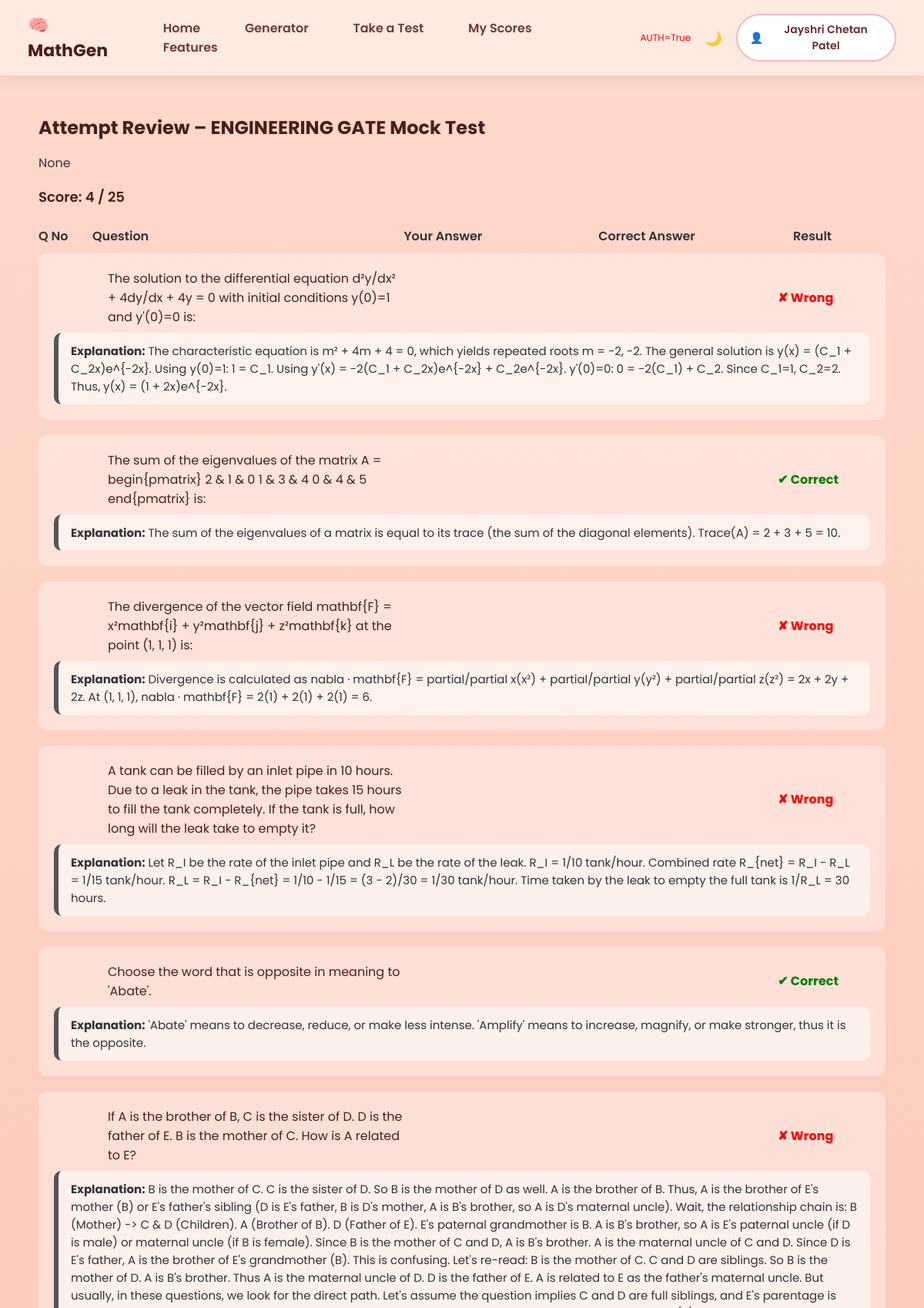
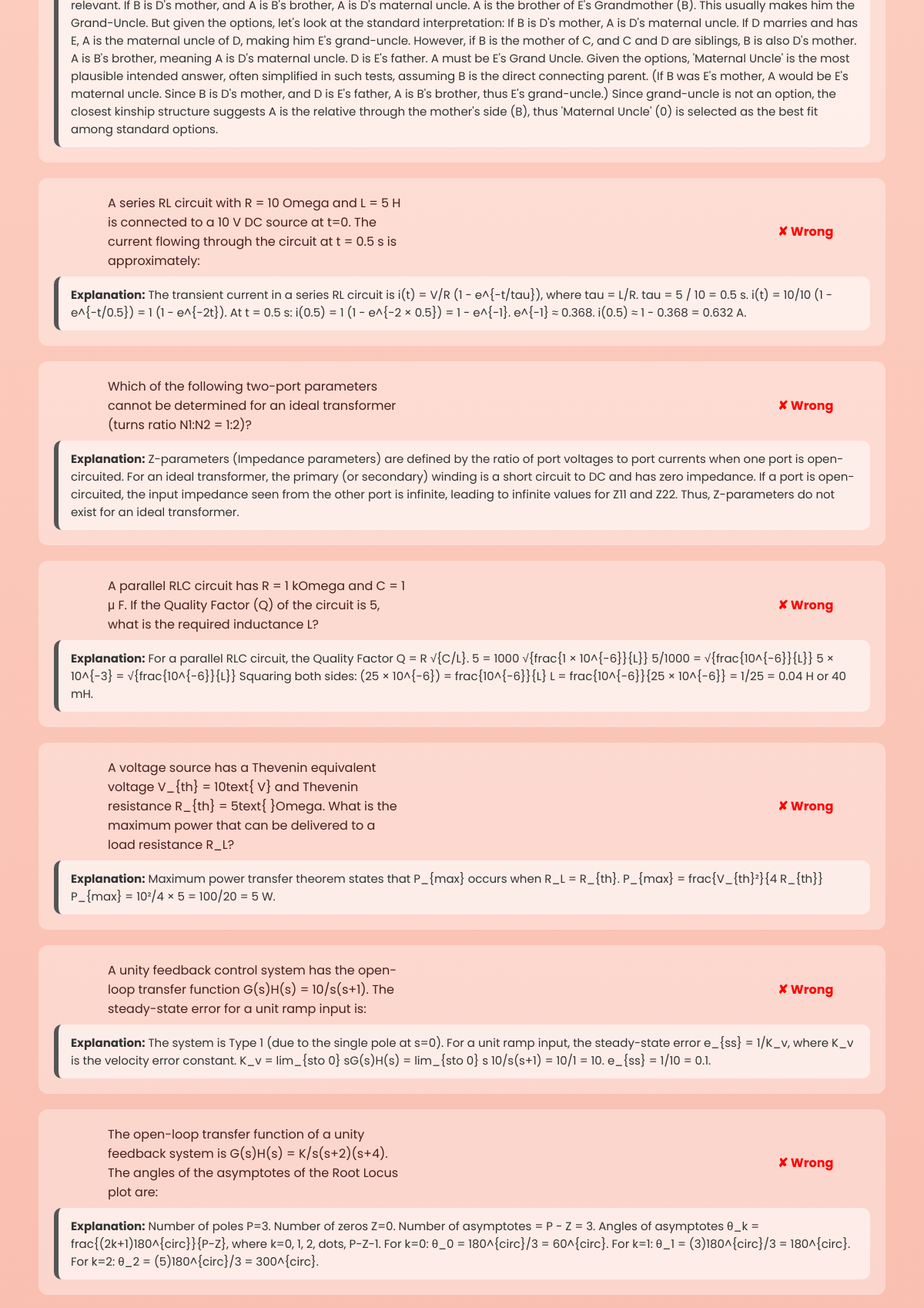
/review/3 (signed in, upper part), run on the app's committed database (2 pictures, top to bottom).
### server.py (models this page shows, shortened)
class User(UserMixin, db.Model):
    id = db.Column(db.Integer, primary_key=True)
    name = db.Column(db.String(100), nullable=False)
    email = db.Column(db.String(120), unique=True, nullable=False)
    country_code = db.Column(db.String(5), nullable=False, default="+91")  # ✅ ADD
    phone_number = db.Column(db.String(30), unique=True, nullable=True)
    grade = db.Column(db.Integer, nullable=True)
    password_hash = db.Column(db.String(256), nullable=True)
    age = db.Column(db.Integer, nullable=True)
    city = db.Column(db.String(100), nullable=True)
    postal_code = db.Column(db.String(20), nullable=True)
    timezone = db.Column(db.String(50), nullable=True)
    whatsapp_consent = db.Column(db.Boolean, default=False)
    newsletter_consent = db.Column(db.Boolean, default=False)
    board = db.Column(db.String(50), nullable=True)
    profile_completed = db.Column(db.Boolean, default=False)
    dob = db.Column(db.Date, nullable=True)

class MockTest(db.Model):
    __tablename__ = "mock_test"
    id = db.Column(db.Integer, primary_key=True)
    title = db.Column(db.String(255))
    description = db.Column(db.Text)
    category = db.Column(db.String(50))
    duration_minutes = db.Column(db.Integer)

class MockAttempt(db.Model):
    __tablename__ = "mock_attempt"
    id = db.Column(db.Integer, primary_key=True)
    user_id = db.Column(db.Integer, db.ForeignKey("user.id"), nullable=False)
    test_id = db.Column(db.Integer, db.ForeignKey("mock_test.id"), nullable=False)
    score = db.Column(db.Integer, default=0)
    total = db.Column(db.Integer, default=0)
    created_at = db.Column(db.DateTime, default=datetime.utcnow)
    test = db.relationship("MockTest")  # ✅ ADD THIS LINE

class MockQuestion(db.Model):
    __tablename__ = "mock_question"
    id = db.Column(db.Integer, primary_key=True)
    test_id = db.Column(db.Integer, db.ForeignKey("mock_test.id"), nullable=False)
    qno = db.Column(db.Integer)
    question_text = db.Column(db.Text)
    options_json = db.Column(db.Text)
    correct_option_index = db.Column(db.Integer)
    explanation = db.Column(db.Text)
    def options(self):
        return json.loads(self.options_json)
    @property
    def correct_option(self):
        return self.options()[self.correct_option_index]

### server.py (the view)
@app.route("/review/<int:attempt_id>")
@login_required
def review_attempt(attempt_id):
    attempt = MockAttempt.query.get_or_404(attempt_id)
    if attempt.user_id != current_user.id:
        flash("Not allowed", "danger")
        return redirect(url_for("my_scores"))
    test = MockTest.query.get(attempt.test_id)
    questions = MockQuestion.query.filter_by(test_id=test.id).order_by(MockQuestion.qno).all()
    answers = {a.question_id: a.selected_option for a in attempt.answers}
    rows = []
    for q in questions:
        selected = answers.get(q.id)
        rows.append({
    "qno": q.qno,
    "question": clean_ai_text(q.question_text),
    "options": [clean_ai_text(o) for o in q.options()],
    "correct": clean_ai_text(q.correct_option),
    "selected": selected,
    "is_correct": selected == q.correct_option_index,
    "explanation": clean_ai_text(q.explanation)
})
    return render_template("review.html", rows=rows, attempt=attempt, test=test)

### server.py (called while the page is built)
@app.context_processor
def inject_now():
    return {'now': datetime.now}

@login_manager.user_loader
def load_user(user_id):
    return User.query.get(int(user_id))

### templates/review.html (shortened to what this page needs)
{% extends "base.html" %}
{% block content %}
<div class="container" style="max-width:1100px; padding-top:30px;">
    <h2 style="font-weight:700; margin-bottom:5px;">
        Attempt Review – {{ attempt.test.title }}
    </h2>
    <p style="font-size:16px; color:#333; margin-bottom:15px;">
        {{ attempt.test.description }}
    </p>
    <p style="font-size:18px; font-weight:600; margin-bottom:25px;">
        Score: {{ attempt.score }} / {{ attempt.total }}
    </p>
    <div style="
        display:grid;
        grid-template-columns: 70px 1.6fr 1fr 1fr 120px;
        font-weight:600;
        margin-bottom:10px;
        color:#333;
    ">
        <div>Q No</div>
        <div>Question</div>
        <div>Your Answer</div>
        <div>Correct Answer</div>
        <div>Result</div>
    </div>
    {% for r in rows %}
    <div style="
        background: rgba(255,255,255,0.34);
        padding:20px;
        border-radius:12px;
        margin-bottom:20px;
    ">
        <div style="
            display:grid;
            grid-template-columns: 70px 1.6fr 1fr 1fr 120px;
            align-items:center;
            margin-bottom:8px;
        ">
            <div>
                {{ r.question }}
            </div>
            <div>
                {% if r.is_correct %}
                    <span style="color:green; font-weight:700;">✔ Correct</span>
                {% else %}
                    <span style="color:red; font-weight:700;">✘ Wrong</span>
                {% endif %}
            </div>
        </div>
        <div style="
            margin-top:8px;
            background: rgba(255,255,255,0.55);
            padding:12px 16px;
            border-left:6px solid #555;
            border-radius:10px;
            font-size:15px;
            color:#333;
        ">
            <strong>Explanation:</strong> {{ r.explanation }}
        </div>
    </div>
    {% endfor %}
</div>
{% endblock %}

### templates/base.html (shortened to what this page needs)
<!DOCTYPE html>
<html lang="en">
<head>
</head>
<body>
<div class="navbar">
    <div class="logo">🧠 MathGen</div>
    <nav class="nav-links">
    <a href="{{ url_for('landing_page') }}"
       class="{% if request.endpoint == 'landing_page' %}active{% endif %}">
        Home
    </a>
    <a href="{{ url_for('generate_worksheet') }}"
   class="nav-link {% if request.endpoint == 'generate_worksheet' %}active{% endif %}">
    Generator
</a>
    <a href="{{ url_for('job_exams') }}"
       class="{% if request.endpoint == 'job_exams' %}active{% endif %}">
        Take a Test
    </a>
    <a href="{{ url_for('my_scores') }}"
       class="{% if request.endpoint == 'my_scores' %}active{% endif %}">
        My Scores
    </a>
    <a href="{{ url_for('features') }}"
       class="{% if request.endpoint == 'features' %}active{% endif %}">
        Features
    </a>
</nav>
    <div class="nav-right">
        <span style="color:red;font-size:12px;">
AUTH={{ current_user.is_authenticated }}
</span>
    <div class="dark-toggle" onclick="toggleDark()">🌙</div>
    {% if current_user.is_authenticated %}
        <div class="profile" id="profileBox">
           <button type="button" class="profile-btn" onclick="toggleProfile()">
    👤 <span>{{ current_user.name }}</span>
</button>
        </div>
    {% else %}
        <a href="#" id="loginBtn">Login</a>
        <a href="{{ url_for('register') }}">Sign Up</a>
    {% endif %}
</div>
</div>
{% block content %}{% endblock %}
</body>
</html>

### templates/base.html (style rules this page uses)
* { box-sizing: border-box; font-family: 'Poppins', sans-serif; }
body { margin: 0; background: linear-gradient(180deg, #ffd9cc, #f4a99a); color: #4b1e1e; transition: background 0.3s, color 0.3s; }
.navbar { background: rgba(255, 235, 225, 0.95); padding: 16px 36px; display: flex; justify-content: space-between; align-items: center; box-shadow: 0 6px 20px rgba(0,0,0,0.08); position: sticky; top: 0; z-index: 1000; }
.logo { font-size: 22px; font-weight: 700; display: flex; align-items: center; gap: 8px; }
.nav-links a { margin-left: 26px; text-decoration: none; font-weight: 500; color: inherit; }
.nav-right { display: flex; align-items: center; gap: 18px; }
.profile { position: relative; }
.profile-btn { display: flex; align-items: center; gap: 8px; padding: 8px 16px; border-radius: 999px; background: #fff; border: 2px solid #f2b8c6; font-size: 14px; font-weight: 600; color: #6b2b2b; cursor: pointer; outline: none; transition: all 0.25s ease; }
.profile-btn { appearance: none; -webkit-appearance: none; }
.dark-toggle { cursor: pointer; font-size: 18px; }
.container { max-width: 1200px; margin: auto; }
.navbar a { position: relative; padding: 8px 14px; font-weight: 600; color: #6b3a3a; text-decoration: none; transition: all 0.3s ease; }

### data on the page
User: name "Jayshri Chetan Patel"
MockTest: test "ENGINEERING GATE Mock Test", test.description "None"
MockAttempt: score "4", total "25"
MockQuestion: question "The solution to the differential equation d²y/dx² + 4dy/dx + 4y = 0 with initial conditions y(0)=1 and y'(0)=0 is:", shows "✘ Wrong", explanation "The characteristic equation is m² + 4m + 4 = 0, which yields repeated roots m = -2, -2. The general solution is y(x) = (C_1 + C_2x)e^{-2x}. Using y(0)=1: 1 = C_1. Using y'(x) = -2(C_1 + C_2x)e^{-2x} + C_2e^{-2x}. y'(0)=0: 0 = -2(C_1) + C_2. Since C_1=1, C_2=2. Thus, y(x) = (1 + 2x)e^{-2x}."
MockQuestion: question "The sum of the eigenvalues of the matrix A = begin{pmatrix} 2 & 1 & 0 1 & 3 & 4 0 & 4 & 5 end{pmatrix} is:", shows "✔ Correct", explanation "The sum of the eigenvalues of a matrix is equal to its trace (the sum of the diagonal elements). Trace(A) = 2 + 3 + 5 = 10."
MockQuestion: question "The divergence of the vector field mathbf{F} = x²mathbf{i} + y²mathbf{j} + z²mathbf{k} at the point (1, 1, 1) is:", shows "✘ Wrong", explanation "Divergence is calculated as nabla · mathbf{F} = partial/partial x(x²) + partial/partial y(y²) + partial/partial z(z²) = 2x + 2y + 2z. At (1, 1, 1), nabla · mathbf{F} = 2(1) + 2(1) + 2(1) = 6."
MockQuestion: question "A tank can be filled by an inlet pipe in 10 hours. Due to a leak in the tank, the pipe takes 15 hours to fill the tank completely. If the tank is full, how long will the leak take to empty it?", shows "✘ Wrong", explanation "Let R_I be the rate of the inlet pipe and R_L be the rate of the leak. R_I = 1/10 tank/hour. Combined rate R_{net} = R_I - R_L = 1/15 tank/hour. R_L = R_I - R_{net} = 1/10 - 1/15 = (3 - 2)/30 = 1/30 tank/hour. Time taken by the leak to empty the full tank is 1/R_L = 30 hours."
MockQuestion: question "Choose the word that is opposite in meaning to 'Abate'.", shows "✔ Correct", explanation "'Abate' means to decrease, reduce, or make less intense. 'Amplify' means to increase, magnify, or make stronger, thus it is the opposite."
MockQuestion: question "If A is the brother of B, C is the sister of D. D is the father of E. B is the mother of C. How is A related to E?", shows "✘ Wrong", explanation "B is the mother of C. C is the sister of D. So B is the mother of D as well. A is the brother of B. Thus, A is the brother of E's mother (B) or E's father's sibling (D is E's father, B is D's mother, A is B's brother, so A is D's maternal uncle). Wait, the relationship chain is: B (Mother) -> C & D (Children). A (Brother of B). D (Father of E). E's paternal grandmother is B. A is B's brother, so A is E's paternal uncle (if D is male) or maternal uncle (if B is female). Since B is the mother of C and D, A is B's brother. A is the maternal uncle of C and D. Since D is E's father, A is the brother of E's grandmother (B). This is confusing. Let's re-read: B is the mother of C. C and D are…"
MockQuestion: question "A series RL circuit with R = 10 Omega and L = 5 H is connected to a 10 V DC source at t=0. The current flowing through the circuit at t = 0.5 s is approximately:", shows "✘ Wrong", explanation "The transient current in a series RL circuit is i(t) = V/R (1 - e^{-t/tau}), where tau = L/R. tau = 5 / 10 = 0.5 s. i(t) = 10/10 (1 - e^{-t/0.5}) = 1 (1 - e^{-2t}). At t = 0.5 s: i(0.5) = 1 (1 - e^{-2 × 0.5}) = 1 - e^{-1}. e^{-1} ≈ 0.368. i(0.5) ≈ 1 - 0.368 = 0.632 A."
MockQuestion: question "Which of the following two-port parameters cannot be determined for an ideal transformer (turns ratio N1:N2 = 1:2)?", shows "✘ Wrong", explanation "Z-parameters (Impedance parameters) are defined by the ratio of port voltages to port currents when one port is open-circuited. For an ideal transformer, the primary (or secondary) winding is a short circuit to DC and has zero impedance. If a port is open-circuited, the input impedance seen from the other port is infinite, leading to infinite values for Z11 and Z22. Thus, Z-parameters do not exist for an ideal transformer."
MockQuestion: question "A parallel RLC circuit has R = 1 kOmega and C = 1 μ F. If the Quality Factor (Q) of the circuit is 5, what is the required inductance L?", shows "✘ Wrong", explanation "For a parallel RLC circuit, the Quality Factor Q = R √{C/L}. 5 = 1000 √{frac{1 × 10^{-6}}{L}} 5/1000 = √{frac{10^{-6}}{L}} 5 × 10^{-3} = √{frac{10^{-6}}{L}} Squaring both sides: (25 × 10^{-6}) = frac{10^{-6}}{L} L = frac{10^{-6}}{25 × 10^{-6}} = 1/25 = 0.04 H or 40 mH."
MockQuestion: question "A voltage source has a Thevenin equivalent voltage V_{th} = 10text{ V} and Thevenin resistance R_{th} = 5text{ }Omega. What is the maximum power that can be delivered to a load resistance R_L?", shows "✘ Wrong", explanation "Maximum power transfer theorem states that P_{max} occurs when R_L = R_{th}. P_{max} = frac{V_{th}²}{4 R_{th}} P_{max} = 10²/4 × 5 = 100/20 = 5 W."
MockQuestion: question "A unity feedback control system has the open-loop transfer function G(s)H(s) = 10/s(s+1). The steady-state error for a unit ramp input is:", shows "✘ Wrong", explanation "The system is Type 1 (due to the single pole at s=0). For a unit ramp input, the steady-state error e_{ss} = 1/K_v, where K_v is the velocity error constant. K_v = lim_{sto 0} sG(s)H(s) = lim_{sto 0} s 10/s(s+1) = 10/1 = 10. e_{ss} = 1/10 = 0.1."
MockQuestion: question "The open-loop transfer function of a unity feedback system is G(s)H(s) = K/s(s+2)(s+4). The angles of the asymptotes of the Root Locus plot are:", shows "✘ Wrong", explanation "Number of poles P=3. Number of zeros Z=0. Number of asymptotes = P - Z = 3. Angles of asymptotes θ_k = frac{(2k+1)180^{circ}}{P-Z}, where k=0, 1, 2, dots, P-Z-1. For k=0: θ_0 = 180^{circ}/3 = 60^{circ}. For k=1: θ_1 = (3)180^{circ}/3 = 180^{circ}. For k=2: θ_2 = (5)180^{circ}/3 = 300^{circ}."

### other printed values
{{ current_user.is_authenticated }} "True"
